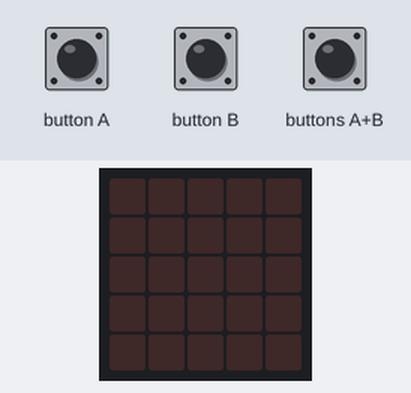
This program was run on a simulated BBC micro:bit (MakeCode). Parts: the board's 5×5 LED display. Inputs (shaded band) come from the test bench.

Above: at 1.2 s.
1.3 s: button A pressed for 0.15 s
At 2.1 s:
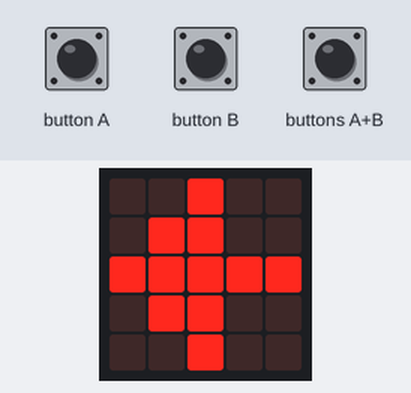
2.9 s: button B pressed for 0.15 s
At 3.4 s:
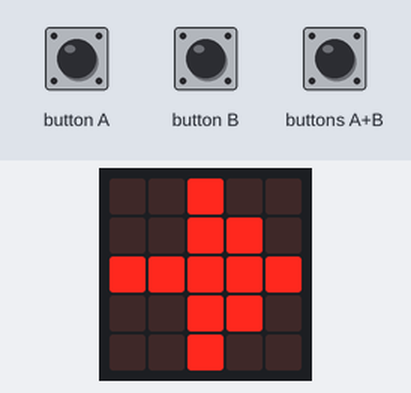
4.5 s: buttons A+B pressed for 0.15 s
At 5.7 s:
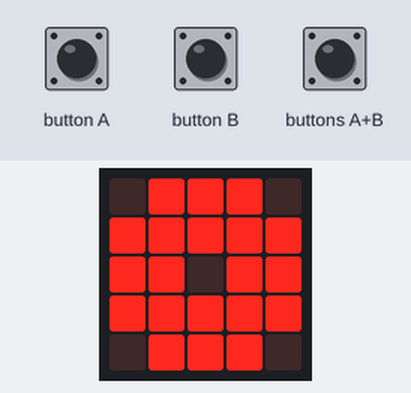
6.1 s: button A pressed for 1 s
At 7.1 s:
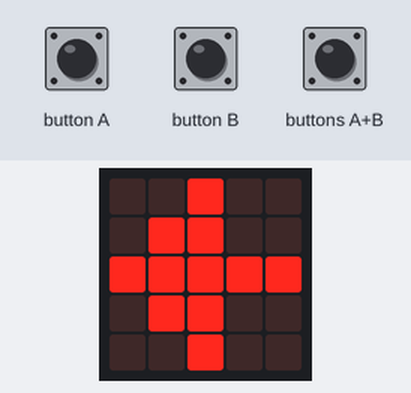
8.6 s: button B pressed for 1 s
At 9.2 s:
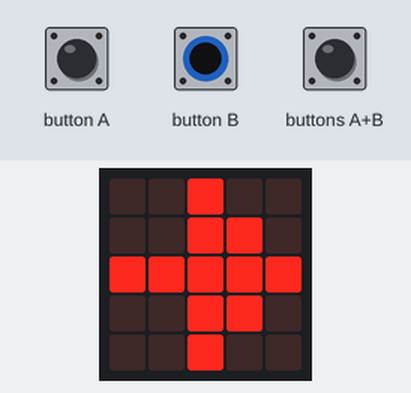
Timing chart, 0 to 11.6 s (numbered marks = the images above; inputs shaded):
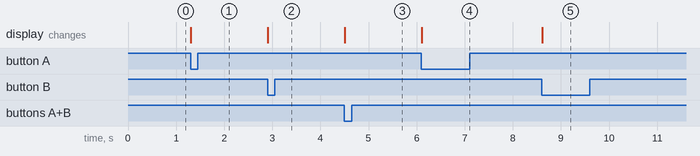

The program:

main.ts
```typescript
basic.forever(function () {
    if (input.buttonIsPressed(Button.AB)) {
        basic.showLeds(`
            . # # # .
            # # # # #
            # # . # #
            # # # # #
            . # # # .
            `)
    } else {
        if (input.buttonIsPressed(Button.A)) {
            basic.showLeds(`
                . . # . .
                . # # . .
                # # # # #
                . # # . .
                . . # . .
                `)
        }
        if (input.buttonIsPressed(Button.B)) {
            basic.showLeds(`
                . . # . .
                . . # # .
                # # # # #
                . . # # .
                . . # . .
                `)
        }
    }
})
```

test.ts
```typescript
// aquí va el archivo "tests"; esto no se compilará cuando este paquete se utilice como una extensión.
```

Measured:
- after the input at 1.3 s, the display: changes at once (image 1)
- after the input at 2.9 s, the display: changes at once (image 2)
- after the input at 4.5 s, the display: changes at once (image 3)
- after the input at 6.1 s, the display: changes at once (image 4)
- after the input at 8.6 s, the display: changes at once (image 5)
